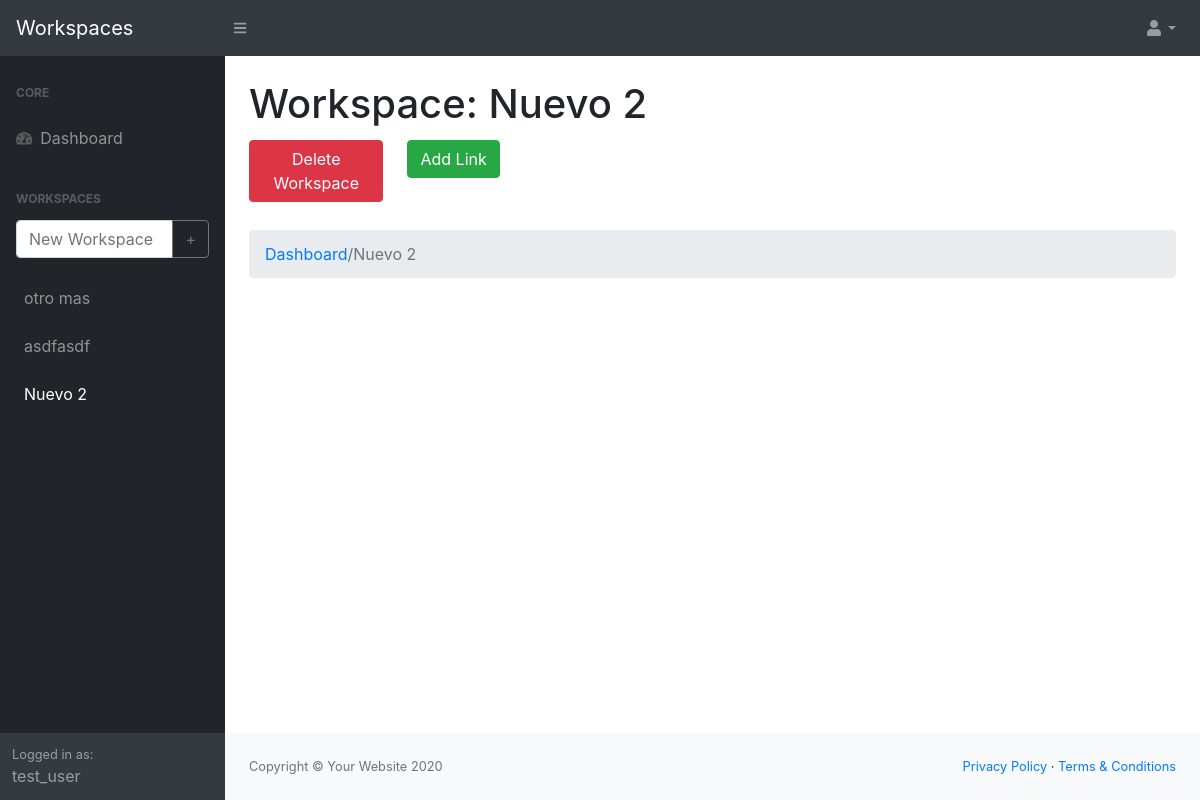
Page /workspace/Nuevo 2/detail (signed in) on the earlier database version.
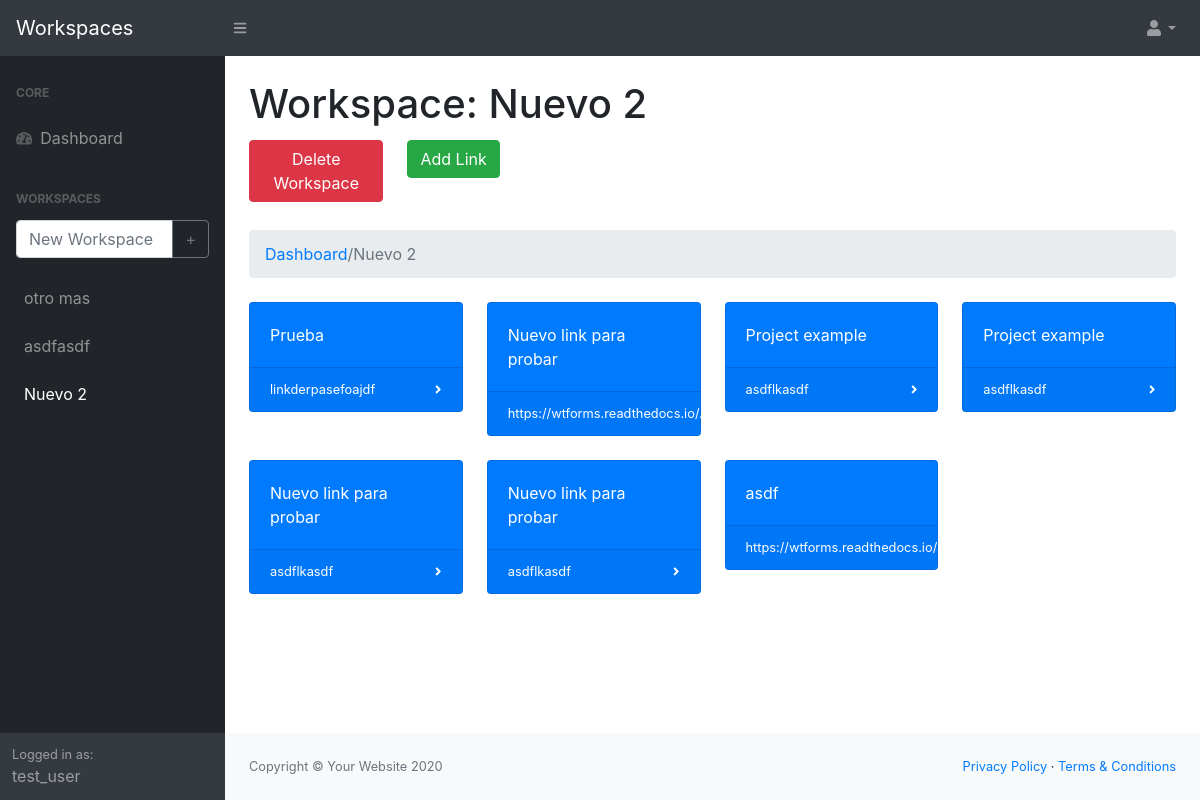
Same page on the later database version.
### workspaces/models/workspace.py (models this page shows, shortened)
class Workspace(db.Model):
    id = db.Column(db.Integer, primary_key=True)
    name = db.Column(db.String(64), index=True)
    user_id = db.Column(db.Integer, db.ForeignKey('user.id'))
    links = db.relationship('Link', cascade='all, delete-orphan', lazy='dynamic')

### workspaces/models/user.py (models this page shows, shortened)
class User(UserMixin,db.Model):
    id = db.Column(db.Integer, primary_key=True)
    username = db.Column(db.String(64), index=True, unique=True)
    email = db.Column(db.String(120), index=True, unique=True)
    password_hash = db.Column(db.String(128))
    workspaces = db.relationship('Workspace', cascade='all, delete-orphan', lazy='dynamic')

### workspaces/models/link.py (models this page shows, shortened)
class Link(db.Model):
    id = db.Column(db.Integer, primary_key=True)
    name = db.Column(db.String(64), index=True)
    url = db.Column(db.String(64), index=True)
    workspace_id = db.Column(db.Integer, db.ForeignKey('workspace.id'))

### workspaces/routes.py (the view, shortened to what this page needs)
@app.route('/workspace/<workspace_name>/detail', methods=['GET', 'POST'])
def workspace_detail(workspace_name):
    workspaces = workspace.get_all_workspaces(current_user)
    links_urls = [workspace.links for workspace in workspaces]
    ws_form = NewWorkspaceForm()
    link_form = NewLinkForm()
    del_ws_form = DeleteWorkspaceForm()
    workspace_names = [workspace.name for workspace in workspaces]
    detailed_workspace = [workspace for workspace in workspaces if workspace.name == workspace_name][0]
    return render_template('ws_detail.html', workspaces=workspaces, ws_form=ws_form, link_form=link_form, del_ws_form=del_ws_form, detailed_workspace=detailed_workspace)

### workspaces/forms/workspace.py
class NewWorkspaceForm(FlaskForm):
    ws_name = StringField('New Workspace', validators=[DataRequired()], render_kw={"placeholder": "New Workspace"})
    submit = SubmitField('+')

### workspaces/forms/link.py
class NewLinkForm(FlaskForm):
    name = StringField('Name', validators=[DataRequired()], render_kw={'placeholder': 'Url name'})
    url = StringField('Url', validators=[DataRequired()], render_kw={'placeholder': 'Url'})
    submit = SubmitField('Add')

### workspaces/models/user.py (called while the page is built)
@login.user_loader
def load_user(id):
    return User.query.get(int(id))

### workspaces/models/workspace.py (called while the page is built)
def get_all_workspaces(user=None):
    try:
        return Workspace.query.filter_by(user_id=user.id).all()
    except:
        return None

### workspaces/templates/ws_detail.html (shortened to what this page needs)
{% extends 'index.html' %}
{% block detail %}
<div class="container-fluid">
    <h1 class="mt-4">Workspace: {{ detailed_workspace.name }}</h1>
    <div class="row">
        <div class="col-sm-2 my-1">
            <form method ="post" action="/"><button type="submit" name="delete_ws" value="{{detailed_workspace.name}}" class="btn btn-danger">Delete Workspace</button></form>
        </div>
        <div class="col-sm-2 my-1">
            <a class="btn btn-success" href="#new_link_form" id="new_link_show_btn">Add Link</a>
        </div>
    </div>
    <ol class="breadcrumb my-4">
        <li class="breadcrumb-item active"><a href="{{ url_for('index') }}">Dashboard</a>/{{ detailed_workspace.name }}</li>
    </ol>
    <div class="row">
        {% for link in detailed_workspace.links %}
        <div class="col-xl-3 col-md-6">
            <div class="card bg-primary text-white mb-4">
                <div class="card-body">{{ link.name }}</div>
                <div class="card-footer d-flex align-items-center justify-content-between">
                    {% if link.url|length > 35 %}
                    <a class="small text-white stretched-link" href="{{ link.url }}" target="_blank">{{ link.url[:31] }}...</a>
                    {% else %}
                    <a class="small text-white stretched-link" href="{{ link.url }}" target="_blank">{{ link.url }}</a>
                    {% endif %}
                    <div class="small text-white"><i class="fas fa-angle-right"></i></div>
                </div>
            </div>
        </div>
        {% endfor %}
    </div>
</div>
{% endblock %}

### workspaces/templates/index.html (shortened to what this page needs)
{% extends "base.html" %}
{% block content %}
<div id="layoutSidenav">
    <div id="layoutSidenav_nav">
        <nav class="sb-sidenav accordion sb-sidenav-dark" id="sidenavAccordion">
            <div class="sb-sidenav-menu">
                <div class="nav">
                    <div class="sb-sidenav-menu-heading">Core</div>
                    <a class="nav-link" href="{{ url_for('index') }}">
                        <div class="sb-nav-link-icon"><i class="fas fa-tachometer-alt"></i></div>
                        Dashboard
                    </a>
                    <div class="sb-sidenav-menu-heading">Workspaces</div>
                    <form action="" class="mx-3 text-center" method="post" novalidate>
                        <div class="input-group mb-3">
                            {{ ws_form.ws_name(class="form-control") }}
                            <div class="input-group-append">
                                {{ ws_form.submit(class="btn btn-outline-secondary") }}
                            </div>
                        </div>
                    </form>
                    {% for workspace in workspaces %}
                    <a class="nav-link" href="{{ url_for('workspace_detail', workspace_name=workspace.name) }}">
                        {{ workspace.name }}
                    </a>
                    {% endfor %}
                </div>
            </div>
            <div class="sb-sidenav-footer">
                <div class="small">Logged in as:</div>
                {{ current_user.username }}
            </div>
        </nav>
    </div>
    <div id="layoutSidenav_content">
        <main>
            {% block detail %}
            {% endblock %}
        </main>
        <footer class="py-4 bg-light mt-auto">
            <div class="container-fluid">
                <div class="d-flex align-items-center justify-content-between small">
                    <div class="text-muted">Copyright &copy; Your Website 2020</div>
                    <div>
                        <a href="#">Privacy Policy</a>
                        &middot;
                        <a href="#">Terms &amp; Conditions</a>
                    </div>
                </div>
            </div>
        </footer>
    </div>
</div>
{% endblock %}

### workspaces/templates/base.html (shortened to what this page needs)
<!DOCTYPE html>
<html lang="en">
    <head>
        <link href="{{ url_for('static', filename='css/styles.css') }}" rel="stylesheet" />
        <link href="https://cdn.datatables.net/1.10.20/css/dataTables.bootstrap4.min.css" rel="stylesheet" />
    </head>
    <body class="sb-nav-fixed">
        <nav class="sb-topnav navbar navbar-expand navbar-dark bg-dark">
            <a class="navbar-brand" href="#">Workspaces</a>
            {% if current_user.is_anonymous == False %}
            <button class="btn btn-link btn-sm order-1 order-lg-0" id="sidebarToggle" href="#"><i class="fas fa-bars"></i></button>
            {% endif %}
            <ul class="navbar-nav ml-auto ml-md-0">
                <li class="nav-item dropdown">
                    <a class="nav-link dropdown-toggle" id="userDropdown" href="#" role="button" data-toggle="dropdown" aria-haspopup="true" aria-expanded="false"><i class="fas fa-user fa-fw"></i></a>
                </li>
            </ul>
        </nav>
        {% block content %}{% endblock %}
    </body>
</html>

Differences in the rows shown:
added Link: name "Prueba", url "linkderpasefoajdf"
added Link: name "Nuevo link para probar", url "https://wtforms.readthedocs.io/"
added Link: name "Project example", url "asdflkasdf"
added Link: name "Project example", url "asdflkasdf"
added Link: name "Nuevo link para probar", url "asdflkasdf"
added Link: name "Nuevo link para probar", url "asdflkasdf"
added Link: name "asdf", url "https://wtforms.readthedocs.io/"
